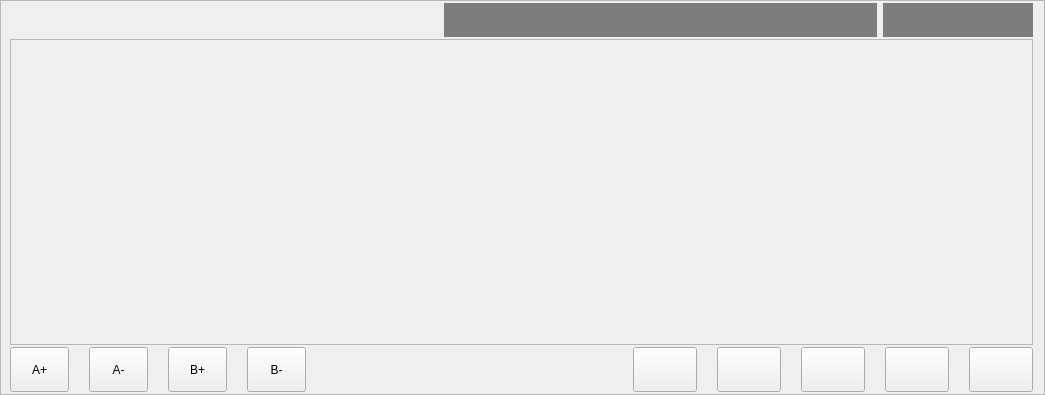
<?xml version="1.0" encoding="UTF-8"?>
<ui version="4.0">
 <class>ICHCManualOperationPageFrame</class>
 <widget class="QFrame" name="ICHCManualOperationPageFrame">
  <property name="geometry">
   <rect>
    <x>0</x>
    <y>0</y>
    <width>1045</width>
    <height>395</height>
   </rect>
  </property>
  <property name="windowTitle">
   <string>Frame</string>
  </property>
  <property name="frameShape">
   <enum>QFrame::StyledPanel</enum>
  </property>
  <property name="frameShadow">
   <enum>QFrame::Raised</enum>
  </property>
  <layout class="QVBoxLayout" name="verticalLayout">
   <property name="spacing">
    <number>2</number>
   </property>
   <property name="leftMargin">
    <number>9</number>
   </property>
   <property name="topMargin">
    <number>2</number>
   </property>
   <property name="bottomMargin">
    <number>2</number>
   </property>
   <item>
    <layout class="QHBoxLayout" name="horizontalLayout">
     <property name="spacing">
      <number>6</number>
     </property>
     <item>
      <spacer name="horizontalSpacer_2">
       <property name="orientation">
        <enum>Qt::Horizontal</enum>
       </property>
       <property name="sizeHint" stdset="0">
        <size>
         <width>40</width>
         <height>20</height>
        </size>
       </property>
      </spacer>
     </item>
     <item>
      <widget class="QLabel" name="currentPose">
       <property name="sizePolicy">
        <sizepolicy hsizetype="Expanding" vsizetype="Preferred">
         <horstretch>0</horstretch>
         <verstretch>0</verstretch>
        </sizepolicy>
       </property>
       <property name="minimumSize">
        <size>
         <width>200</width>
         <height>34</height>
        </size>
       </property>
       <property name="styleSheet">
        <string notr="true">background-color: rgb(125, 125, 125);
color: rgb(255, 255, 0);</string>
       </property>
       <property name="text">
        <string/>
       </property>
       <property name="alignment">
        <set>Qt::AlignCenter</set>
       </property>
      </widget>
     </item>
     <item>
      <widget class="QLabel" name="currentAction">
       <property name="minimumSize">
        <size>
         <width>150</width>
         <height>34</height>
        </size>
       </property>
       <property name="maximumSize">
        <size>
         <width>150</width>
         <height>34</height>
        </size>
       </property>
       <property name="styleSheet">
        <string notr="true">background-color: rgb(125, 125, 125);
color: rgb(255, 255, 0);</string>
       </property>
       <property name="text">
        <string/>
       </property>
       <property name="alignment">
        <set>Qt::AlignCenter</set>
       </property>
      </widget>
     </item>
    </layout>
   </item>
   <item>
    <widget class="QFrame" name="centralFrame">
     <property name="sizePolicy">
      <sizepolicy hsizetype="Preferred" vsizetype="Expanding">
       <horstretch>0</horstretch>
       <verstretch>0</verstretch>
      </sizepolicy>
     </property>
     <property name="frameShape">
      <enum>QFrame::StyledPanel</enum>
     </property>
     <property name="frameShadow">
      <enum>QFrame::Raised</enum>
     </property>
    </widget>
   </item>
   <item>
    <layout class="QHBoxLayout" name="horizontalLayout_2">
     <property name="spacing">
      <number>20</number>
     </property>
     <item>
      <widget class="QToolButton" name="aAddButton">
       <property name="sizePolicy">
        <sizepolicy hsizetype="Fixed" vsizetype="Fixed">
         <horstretch>0</horstretch>
         <verstretch>0</verstretch>
        </sizepolicy>
       </property>
       <property name="minimumSize">
        <size>
         <width>59</width>
         <height>45</height>
        </size>
       </property>
       <property name="maximumSize">
        <size>
         <width>59</width>
         <height>16777215</height>
        </size>
       </property>
       <property name="text">
        <string>A+</string>
       </property>
      </widget>
     </item>
     <item>
      <widget class="QToolButton" name="aSubButton">
       <property name="sizePolicy">
        <sizepolicy hsizetype="Fixed" vsizetype="Fixed">
         <horstretch>0</horstretch>
         <verstretch>0</verstretch>
        </sizepolicy>
       </property>
       <property name="minimumSize">
        <size>
         <width>59</width>
         <height>45</height>
        </size>
       </property>
       <property name="maximumSize">
        <size>
         <width>59</width>
         <height>16777215</height>
        </size>
       </property>
       <property name="text">
        <string>A-</string>
       </property>
      </widget>
     </item>
     <item>
      <widget class="QToolButton" name="bAddButton">
       <property name="sizePolicy">
        <sizepolicy hsizetype="Fixed" vsizetype="Fixed">
         <horstretch>0</horstretch>
         <verstretch>0</verstretch>
        </sizepolicy>
       </property>
       <property name="minimumSize">
        <size>
         <width>59</width>
         <height>45</height>
        </size>
       </property>
       <property name="maximumSize">
        <size>
         <width>59</width>
         <height>16777215</height>
        </size>
       </property>
       <property name="text">
        <string>B+</string>
       </property>
      </widget>
     </item>
     <item>
      <widget class="QToolButton" name="bSubButton">
       <property name="sizePolicy">
        <sizepolicy hsizetype="Fixed" vsizetype="Fixed">
         <horstretch>0</horstretch>
         <verstretch>0</verstretch>
        </sizepolicy>
       </property>
       <property name="minimumSize">
        <size>
         <width>59</width>
         <height>45</height>
        </size>
       </property>
       <property name="maximumSize">
        <size>
         <width>59</width>
         <height>16777215</height>
        </size>
       </property>
       <property name="text">
        <string>B-</string>
       </property>
      </widget>
     </item>
     <item>
      <spacer name="horizontalSpacer">
       <property name="orientation">
        <enum>Qt::Horizontal</enum>
       </property>
       <property name="sizeHint" stdset="0">
        <size>
         <width>472</width>
         <height>20</height>
        </size>
       </property>
      </spacer>
     </item>
     <item>
      <widget class="QPushButton" name="fixtureToolButton">
       <property name="enabled">
        <bool>true</bool>
       </property>
       <property name="sizePolicy">
        <sizepolicy hsizetype="Fixed" vsizetype="Fixed">
         <horstretch>0</horstretch>
         <verstretch>0</verstretch>
        </sizepolicy>
       </property>
       <property name="minimumSize">
        <size>
         <width>64</width>
         <height>45</height>
        </size>
       </property>
       <property name="maximumSize">
        <size>
         <width>16777215</width>
         <height>45</height>
        </size>
       </property>
       <property name="mouseTracking">
        <bool>false</bool>
       </property>
       <property name="acceptDrops">
        <bool>false</bool>
       </property>
       <property name="styleSheet">
        <string notr="true">height:48px;</string>
       </property>
       <property name="text">
        <string/>
       </property>
       <property name="checkable">
        <bool>true</bool>
       </property>
       <property name="checked">
        <bool>false</bool>
       </property>
       <property name="autoExclusive">
        <bool>false</bool>
       </property>
       <attribute name="buttonGroup">
        <string notr="true">buttonGroup</string>
       </attribute>
      </widget>
     </item>
     <item>
      <widget class="QPushButton" name="suckerToolButton">
       <property name="enabled">
        <bool>true</bool>
       </property>
       <property name="sizePolicy">
        <sizepolicy hsizetype="Fixed" vsizetype="Fixed">
         <horstretch>0</horstretch>
         <verstretch>0</verstretch>
        </sizepolicy>
       </property>
       <property name="minimumSize">
        <size>
         <width>64</width>
         <height>45</height>
        </size>
       </property>
       <property name="maximumSize">
        <size>
         <width>16777215</width>
         <height>45</height>
        </size>
       </property>
       <property name="mouseTracking">
        <bool>false</bool>
       </property>
       <property name="acceptDrops">
        <bool>false</bool>
       </property>
       <property name="styleSheet">
        <string notr="true">height:48px</string>
       </property>
       <property name="text">
        <string/>
       </property>
       <property name="checkable">
        <bool>true</bool>
       </property>
       <property name="checked">
        <bool>false</bool>
       </property>
       <property name="autoExclusive">
        <bool>false</bool>
       </property>
       <attribute name="buttonGroup">
        <string notr="true">buttonGroup</string>
       </attribute>
      </widget>
     </item>
     <item>
      <widget class="QPushButton" name="adjustToolButton">
       <property name="enabled">
        <bool>true</bool>
       </property>
       <property name="sizePolicy">
        <sizepolicy hsizetype="Fixed" vsizetype="Fixed">
         <horstretch>0</horstretch>
         <verstretch>0</verstretch>
        </sizepolicy>
       </property>
       <property name="minimumSize">
        <size>
         <width>64</width>
         <height>45</height>
        </size>
       </property>
       <property name="maximumSize">
        <size>
         <width>16777215</width>
         <height>45</height>
        </size>
       </property>
       <property name="acceptDrops">
        <bool>false</bool>
       </property>
       <property name="styleSheet">
        <string notr="true">height:48px</string>
       </property>
       <property name="text">
        <string/>
       </property>
       <property name="checkable">
        <bool>true</bool>
       </property>
       <property name="checked">
        <bool>false</bool>
       </property>
       <property name="autoExclusive">
        <bool>false</bool>
       </property>
       <attribute name="buttonGroup">
        <string notr="true">buttonGroup</string>
       </attribute>
      </widget>
     </item>
     <item>
      <widget class="QPushButton" name="reserveToolButton">
       <property name="enabled">
        <bool>true</bool>
       </property>
       <property name="sizePolicy">
        <sizepolicy hsizetype="Fixed" vsizetype="Fixed">
         <horstretch>0</horstretch>
         <verstretch>0</verstretch>
        </sizepolicy>
       </property>
       <property name="minimumSize">
        <size>
         <width>64</width>
         <height>45</height>
        </size>
       </property>
       <property name="maximumSize">
        <size>
         <width>16777215</width>
         <height>45</height>
        </size>
       </property>
       <property name="styleSheet">
        <string notr="true">height:48px</string>
       </property>
       <property name="text">
        <string/>
       </property>
       <property name="checkable">
        <bool>true</bool>
       </property>
       <property name="checked">
        <bool>false</bool>
       </property>
       <attribute name="buttonGroup">
        <string notr="true">buttonGroup</string>
       </attribute>
      </widget>
     </item>
     <item>
      <widget class="QPushButton" name="otherToolButton">
       <property name="enabled">
        <bool>true</bool>
       </property>
       <property name="sizePolicy">
        <sizepolicy hsizetype="Fixed" vsizetype="Fixed">
         <horstretch>0</horstretch>
         <verstretch>0</verstretch>
        </sizepolicy>
       </property>
       <property name="minimumSize">
        <size>
         <width>64</width>
         <height>45</height>
        </size>
       </property>
       <property name="maximumSize">
        <size>
         <width>16777215</width>
         <height>45</height>
        </size>
       </property>
       <property name="styleSheet">
        <string notr="true">height:48px</string>
       </property>
       <property name="text">
        <string/>
       </property>
       <property name="checkable">
        <bool>true</bool>
       </property>
       <property name="checked">
        <bool>false</bool>
       </property>
       <attribute name="buttonGroup">
        <string notr="true">buttonGroup</string>
       </attribute>
      </widget>
     </item>
    </layout>
   </item>
  </layout>
 </widget>
 <resources/>
 <connections/>
 <buttongroups>
  <buttongroup name="buttonGroup"/>
 </buttongroups>
</ui>
